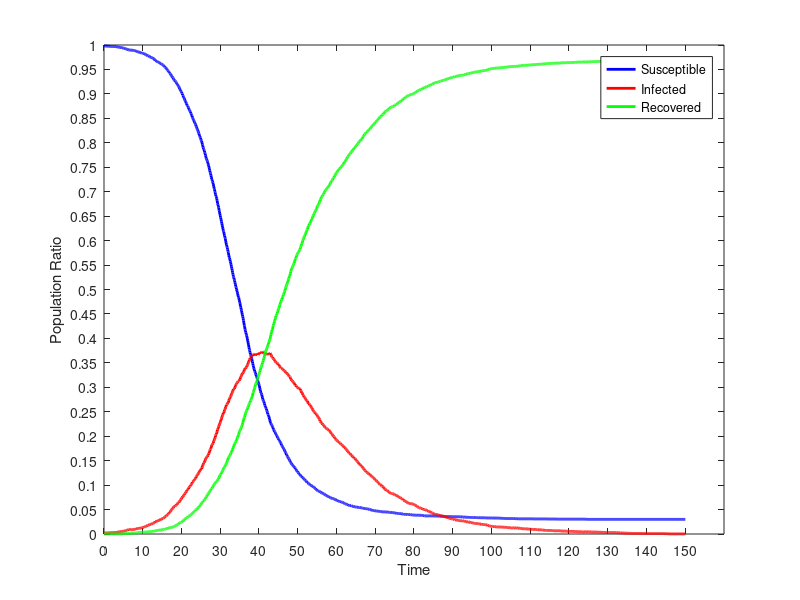

Write MATLAB code to recreate this figure.
dynamics = [
0.00,4990.000,10.000,0.000;
0.10,4990.000,10.000,0.000;
0.20,4990.000,10.000,0.000;
0.30,4990.000,10.000,0.000;
0.40,4990.000,10.000,0.000;
0.50,4989.000,11.000,0.000;
0.60,4989.000,11.000,0.000;
0.70,4988.000,11.000,1.000;
0.80,4988.000,11.000,1.000;
0.90,4988.000,11.000,1.000;
1.00,4988.000,11.000,1.000;
1.10,4988.000,11.000,1.000;
1.20,4987.000,12.000,1.000;
1.30,4987.000,12.000,1.000;
1.40,4987.000,12.000,1.000;
1.50,4986.000,13.000,1.000;
1.60,4986.000,13.000,1.000;
1.70,4985.000,14.000,1.000;
1.80,4985.000,14.000,1.000;
1.90,4985.000,14.000,1.000;
2.00,4985.000,14.000,1.000;
2.10,4985.000,14.000,1.000;
2.20,4985.000,14.000,1.000;
2.30,4985.000,14.000,1.000;
2.40,4985.000,14.000,1.000;
2.50,4985.000,14.000,1.000;
2.60,4984.000,15.000,1.000;
2.70,4984.000,15.000,1.000;
2.80,4984.000,15.000,1.000;
2.90,4983.000,16.000,1.000;
3.00,4983.000,16.000,1.000;
3.10,4983.000,16.000,1.000;
3.20,4983.000,16.000,1.000;
3.30,4983.000,16.000,1.000;
3.40,4981.000,18.000,1.000;
3.50,4980.000,19.000,1.000;
3.60,4979.000,20.000,1.000;
3.70,4978.000,21.000,1.000;
3.80,4977.000,22.000,1.000;
3.90,4976.000,23.000,1.000;
4.00,4976.000,23.000,1.000;
4.10,4976.000,23.000,1.000;
4.20,4976.000,23.000,1.000;
4.30,4976.000,23.000,1.000;
4.40,4976.000,23.000,1.000;
4.50,4974.000,25.000,1.000;
4.60,4972.000,27.000,1.000;
4.70,4972.000,27.000,1.000;
4.80,4970.000,27.000,3.000;
4.90,4970.000,27.000,3.000;
5.00,4968.000,28.000,4.000;
5.10,4968.000,28.000,4.000;
5.20,4967.000,29.000,4.000;
5.30,4966.000,30.000,4.000;
5.40,4964.000,32.000,4.000;
5.50,4962.000,34.000,4.000;
5.60,4960.000,36.000,4.000;
5.70,4959.000,37.000,4.000;
5.80,4958.000,38.000,4.000;
5.90,4957.000,39.000,4.000;
6.00,4956.000,39.000,5.000;
6.10,4955.000,40.000,5.000;
6.20,4952.000,43.000,5.000;
6.30,4950.000,45.000,5.000;
6.40,4949.000,46.000,5.000;
6.50,4949.000,45.000,6.000;
6.60,4948.000,46.000,6.000;
6.70,4948.000,46.000,6.000;
6.80,4948.000,45.000,7.000;
6.90,4948.000,44.000,8.000;
7.00,4948.000,44.000,8.000;
7.10,4948.000,44.000,8.000;
7.20,4948.000,43.000,9.000;
7.30,4947.000,44.000,9.000;
7.40,4947.000,44.000,9.000;
7.50,4946.000,45.000,9.000;
7.60,4944.000,47.000,9.000;
7.70,4944.000,47.000,9.000;
7.80,4943.000,48.000,9.000;
7.90,4942.000,49.000,9.000;
8.00,4941.000,49.000,10.000;
8.10,4941.000,49.000,10.000;
8.20,4938.000,52.000,10.000;
8.30,4938.000,51.000,11.000;
8.40,4936.000,53.000,11.000;
8.50,4934.000,55.000,11.000;
8.60,4931.000,57.000,12.000;
8.70,4930.000,57.000,13.000;
8.80,4929.000,57.000,14.000;
8.90,4929.000,57.000,14.000;
9.00,4928.000,57.000,15.000;
9.10,4926.000,58.000,16.000;
9.20,4926.000,58.000,16.000;
9.30,4925.000,59.000,16.000;
9.40,4922.000,61.000,17.000;
9.50,4922.000,61.000,17.000;
9.60,4920.000,62.000,18.000;
9.70,4917.000,65.000,18.000;
9.80,4917.000,65.000,18.000;
9.90,4917.000,65.000,18.000;
10.00,4915.000,67.000,18.000;
10.10,4915.000,67.000,18.000;
10.20,4914.000,68.000,18.000;
10.30,4913.000,68.000,19.000;
10.40,4910.000,71.000,19.000;
10.50,4908.000,73.000,19.000;
10.60,4906.000,74.000,20.000;
10.70,4903.000,76.000,21.000;
10.80,4900.000,79.000,21.000;
10.90,4898.000,81.000,21.000;
11.00,4897.000,82.000,21.000;
11.10,4895.000,84.000,21.000;
11.20,4892.000,87.000,21.000;
11.30,4890.000,88.000,22.000;
11.40,4890.000,88.000,22.000;
11.50,4889.000,89.000,22.000;
11.60,4886.000,92.000,22.000;
11.70,4882.000,96.000,22.000;
11.80,4878.000,99.000,23.000;
11.90,4876.000,101.000,23.000;
12.00,4875.000,101.000,24.000;
12.10,4875.000,100.000,25.000;
12.20,4873.000,101.000,26.000;
12.30,4872.000,101.000,27.000;
12.40,4869.000,104.000,27.000;
12.50,4868.000,105.000,27.000;
12.60,4865.000,108.000,27.000;
12.70,4864.000,108.000,28.000;
12.80,4861.000,111.000,28.000;
12.90,4858.000,114.000,28.000;
13.00,4853.000,118.000,29.000;
13.10,4849.000,120.000,31.000;
13.20,4841.000,127.000,32.000;
13.30,4840.000,127.000,33.000;
13.40,4838.000,127.000,35.000;
13.50,4835.000,130.000,35.000;
13.60,4834.000,130.000,36.000;
13.70,4833.000,130.000,37.000;
13.80,4829.000,133.000,38.000;
13.90,4829.000,133.000,38.000;
14.00,4825.000,137.000,38.000;
14.10,4824.000,137.000,39.000;
14.20,4821.000,140.000,39.000;
14.30,4818.000,143.000,39.000;
14.40,4817.000,143.000,40.000;
14.50,4814.000,145.000,41.000;
14.60,4810.000,149.000,41.000;
14.70,4810.000,147.000,43.000;
14.80,4807.000,150.000,43.000;
14.90,4802.000,155.000,43.000;
15.00,4800.000,157.000,43.000;
15.10,4797.000,159.000,44.000;
15.20,4796.000,159.000,45.000;
15.30,4794.000,160.000,46.000;
15.40,4791.000,162.000,47.000;
15.50,4786.000,167.000,47.000;
15.60,4783.000,169.000,48.000;
15.70,4775.000,175.000,50.000;
15.80,4772.000,178.000,50.000;
15.90,4770.000,180.000,50.000;
16.00,4765.000,181.000,54.000;
16.10,4760.000,185.000,55.000;
16.20,4754.000,191.000,55.000;
16.30,4747.000,195.000,58.000;
16.40,4743.000,199.000,58.000;
16.50,4739.000,200.000,61.000;
16.60,4735.000,204.000,61.000;
16.70,4727.000,211.000,62.000;
16.80,4722.000,215.000,63.000;
16.90,4714.000,223.000,63.000;
17.00,4711.000,225.000,64.000;
17.10,4706.000,229.000,65.000;
17.20,4699.000,236.000,65.000;
17.30,4692.000,241.000,67.000;
17.40,4686.000,247.000,67.000;
17.50,4681.000,251.000,68.000;
17.60,4674.000,256.000,70.000;
17.70,4667.000,263.000,70.000;
17.80,4664.000,265.000,71.000;
17.90,4656.000,272.000,72.000;
18.00,4649.000,278.000,73.000;
18.10,4642.000,282.000,76.000;
18.20,4637.000,284.000,79.000;
18.30,4635.000,284.000,81.000;
18.40,4627.000,290.000,83.000;
18.50,4624.000,292.000,84.000;
18.60,4620.000,293.000,87.000;
18.70,4615.000,296.000,89.000;
18.80,4604.000,304.000,92.000;
18.90,4599.000,306.000,95.000;
19.00,4592.000,312.000,96.000;
19.10,4586.000,316.000,98.000;
19.20,4580.000,319.000,101.000;
19.30,4576.000,320.000,104.000;
19.40,4566.000,327.000,107.000;
19.50,4554.000,332.000,114.000;
19.60,4547.000,339.000,114.000;
19.70,4538.000,346.000,116.000;
19.80,4530.000,351.000,119.000;
19.90,4525.000,356.000,119.000;
20.00,4518.000,362.000,120.000;
20.10,4507.000,370.000,123.000;
20.20,4502.000,373.000,125.000;
20.30,4487.000,383.000,130.000;
20.40,4483.000,383.000,134.000;
20.50,4470.000,392.000,138.000;
20.60,4460.000,397.000,143.000;
20.70,4455.000,401.000,144.000;
20.80,4443.000,411.000,146.000;
20.90,4434.000,413.000,153.000;
21.00,4426.000,418.000,156.000;
21.10,4418.000,422.000,160.000;
21.20,4407.000,430.000,163.000;
21.30,4399.000,435.000,166.000;
21.40,4386.000,447.000,167.000;
21.50,4379.000,451.000,170.000;
21.60,4376.000,452.000,172.000;
21.70,4367.000,459.000,174.000;
21.80,4360.000,460.000,180.000;
21.90,4346.000,474.000,180.000;
22.00,4337.000,480.000,183.000;
22.10,4329.000,486.000,185.000;
22.20,4323.000,487.000,190.000;
22.30,4316.000,492.000,192.000;
22.40,4303.000,500.000,197.000;
22.50,4296.000,504.000,200.000;
22.60,4285.000,511.000,204.000;
22.70,4276.000,517.000,207.000;
22.80,4260.000,531.000,209.000;
22.90,4252.000,533.000,215.000;
23.00,4244.000,538.000,218.000;
23.10,4235.000,541.000,224.000;
23.20,4226.000,548.000,226.000;
23.30,4216.000,552.000,232.000;
23.40,4206.000,559.000,235.000;
23.50,4199.000,563.000,238.000;
23.60,4189.000,566.000,245.000;
23.70,4181.000,572.000,247.000;
23.80,4167.000,585.000,248.000;
23.90,4158.000,591.000,251.000;
24.00,4147.000,598.000,255.000;
24.10,4137.000,604.000,259.000;
24.20,4128.000,607.000,265.000;
24.30,4116.000,616.000,268.000;
24.40,4106.000,622.000,272.000;
24.50,4094.000,630.000,276.000;
24.60,4080.000,636.000,284.000;
24.70,4068.000,645.000,287.000;
24.80,4058.000,652.000,290.000;
24.90,4051.000,651.000,298.000;
25.00,4035.000,663.000,302.000;
25.10,4023.000,666.000,311.000;
25.20,4017.000,665.000,318.000;
25.30,3999.000,679.000,322.000;
25.40,3982.000,694.000,324.000;
25.50,3968.000,704.000,328.000;
25.60,3951.000,712.000,337.000;
25.70,3938.000,723.000,339.000;
25.80,3929.000,728.000,343.000;
25.90,3919.000,730.000,351.000;
26.00,3900.000,745.000,355.000;
26.10,3888.000,754.000,358.000;
26.20,3872.000,762.000,366.000;
26.30,3855.000,774.000,371.000;
26.40,3839.000,780.000,381.000;
26.50,3831.000,785.000,384.000;
26.60,3819.000,790.000,391.000;
26.70,3810.000,791.000,399.000;
26.80,3794.000,802.000,404.000;
26.90,3781.000,807.000,412.000;
27.00,3764.000,821.000,415.000;
27.10,3751.000,826.000,423.000;
27.20,3733.000,839.000,428.000;
27.30,3715.000,851.000,434.000;
27.40,3696.000,863.000,441.000;
27.50,3686.000,867.000,447.000;
27.60,3667.000,877.000,456.000;
27.70,3649.000,890.000,461.000;
27.80,3629.000,907.000,464.000;
27.90,3619.000,914.000,467.000;
28.00,3607.000,916.000,477.000;
28.10,3592.000,924.000,484.000;
28.20,3578.000,930.000,492.000;
28.30,3557.000,948.000,495.000;
28.40,3536.000,958.000,506.000;
28.50,3525.000,966.000,509.000;
28.60,3504.000,979.000,517.000;
28.70,3490.000,989.000,521.000;
28.80,3469.000,1006.000,525.000;
28.90,3454.000,1017.000,529.000;
29.00,3446.000,1020.000,534.000;
29.10,3428.000,1035.000,537.000;
29.20,3408.000,1050.000,542.000;
29.30,3383.000,1068.000,549.000;
29.40,3367.000,1075.000,558.000;
29.50,3353.000,1085.000,562.000;
29.60,3337.000,1098.000,565.000;
29.70,3310.000,1111.000,579.000;
29.80,3293.000,1119.000,588.000;
29.90,3272.000,1132.000,596.000;
30.00,3254.000,1140.000,606.000;
30.10,3235.000,1154.000,611.000;
30.20,3219.000,1166.000,615.000;
30.30,3195.000,1179.000,626.000;
30.40,3177.000,1190.000,633.000;
30.50,3158.000,1204.000,638.000;
30.60,3139.000,1213.000,648.000;
30.70,3120.000,1224.000,656.000;
30.80,3101.000,1237.000,662.000;
30.90,3091.000,1236.000,673.000;
31.00,3069.000,1251.000,680.000;
31.10,3050.000,1266.000,684.000;
31.20,3035.000,1274.000,691.000;
31.30,3021.000,1281.000,698.000;
31.40,2996.000,1297.000,707.000;
31.50,2977.000,1308.000,715.000;
31.60,2957.000,1320.000,723.000;
31.70,2943.000,1324.000,733.000;
31.80,2929.000,1328.000,743.000;
31.90,2911.000,1335.000,754.000;
32.00,2890.000,1344.000,766.000;
32.10,2876.000,1343.000,781.000;
32.20,2851.000,1364.000,785.000;
32.30,2831.000,1378.000,791.000;
32.40,2821.000,1382.000,797.000;
32.50,2803.000,1393.000,804.000;
32.60,2788.000,1401.000,811.000;
32.70,2771.000,1406.000,823.000;
32.80,2753.000,1417.000,830.000;
32.90,2733.000,1428.000,839.000;
33.00,2713.000,1439.000,848.000;
33.10,2693.000,1446.000,861.000;
33.20,2673.000,1459.000,868.000;
33.30,2653.000,1469.000,878.000;
33.40,2633.000,1480.000,887.000;
33.50,2621.000,1480.000,899.000;
33.60,2605.000,1485.000,910.000;
33.70,2591.000,1486.000,923.000;
33.80,2570.000,1501.000,929.000;
33.90,2554.000,1513.000,933.000;
34.00,2533.000,1523.000,944.000;
34.10,2520.000,1530.000,950.000;
34.20,2504.000,1536.000,960.000;
34.30,2486.000,1544.000,970.000;
34.40,2473.000,1548.000,979.000;
34.50,2455.000,1556.000,989.000;
34.60,2435.000,1562.000,1003.000;
34.70,2422.000,1563.000,1015.000;
34.80,2412.000,1564.000,1024.000;
34.90,2392.000,1567.000,1041.000;
35.00,2371.000,1579.000,1050.000;
35.10,2360.000,1579.000,1061.000;
35.20,2331.000,1602.000,1067.000;
35.30,2318.000,1606.000,1076.000;
35.40,2299.000,1614.000,1087.000;
35.50,2283.000,1620.000,1097.000;
35.60,2261.000,1633.000,1106.000;
35.70,2242.000,1641.000,1117.000;
35.80,2225.000,1640.000,1135.000;
35.90,2205.000,1651.000,1144.000;
36.00,2183.000,1652.000,1165.000;
36.10,2158.000,1664.000,1178.000;
36.20,2133.000,1677.000,1190.000;
36.30,2117.000,1685.000,1198.000;
36.40,2092.000,1694.000,1214.000;
36.50,2077.000,1692.000,1231.000;
36.60,2060.000,1699.000,1241.000;
36.70,2044.000,1703.000,1253.000;
36.80,2030.000,1708.000,1262.000;
36.90,2014.000,1718.000,1268.000;
37.00,1995.000,1726.000,1279.000;
37.10,1974.000,1734.000,1292.000;
37.20,1954.000,1746.000,1300.000;
37.30,1933.000,1755.000,1312.000;
37.40,1910.000,1767.000,1323.000;
37.50,1889.000,1778.000,1333.000;
37.60,1876.000,1784.000,1340.000;
37.70,1855.000,1797.000,1348.000;
37.80,1838.000,1799.000,1363.000;
37.90,1827.000,1804.000,1369.000;
38.00,1813.000,1809.000,1378.000;
38.10,1795.000,1816.000,1389.000;
38.20,1779.000,1819.000,1402.000;
38.30,1761.000,1828.000,1411.000;
38.40,1744.000,1824.000,1432.000;
38.50,1723.000,1832.000,1445.000;
38.60,1707.000,1838.000,1455.000;
38.70,1690.000,1839.000,1471.000;
38.80,1678.000,1836.000,1486.000;
38.90,1664.000,1839.000,1497.000;
39.00,1655.000,1833.000,1512.000;
39.10,1645.000,1826.000,1529.000;
39.20,1629.000,1833.000,1538.000;
39.30,1616.000,1840.000,1544.000;
39.40,1606.000,1838.000,1556.000;
39.50,1596.000,1835.000,1569.000;
39.60,1580.000,1841.000,1579.000;
39.70,1564.000,1843.000,1593.000;
39.80,1553.000,1834.000,1613.000;
39.90,1540.000,1839.000,1621.000;
40.00,1526.000,1843.000,1631.000;
40.10,1514.000,1844.000,1642.000;
40.20,1492.000,1856.000,1652.000;
40.30,1474.000,1852.000,1674.000;
40.40,1460.000,1852.000,1688.000;
40.50,1444.000,1853.000,1703.000;
40.60,1439.000,1849.000,1712.000;
40.70,1425.000,1853.000,1722.000;
40.80,1410.000,1857.000,1733.000;
40.90,1392.000,1858.000,1750.000;
41.00,1377.000,1864.000,1759.000;
41.10,1366.000,1862.000,1772.000;
41.20,1357.000,1853.000,1790.000;
41.30,1349.000,1851.000,1800.000;
41.40,1334.000,1848.000,1818.000;
41.50,1316.000,1850.000,1834.000;
41.60,1309.000,1842.000,1849.000;
41.70,1298.000,1836.000,1866.000;
41.80,1287.000,1835.000,1878.000;
41.90,1279.000,1836.000,1885.000;
42.00,1264.000,1839.000,1897.000;
42.10,1254.000,1840.000,1906.000;
42.20,1240.000,1842.000,1918.000;
42.30,1223.000,1847.000,1930.000;
42.40,1218.000,1841.000,1941.000;
42.50,1207.000,1838.000,1955.000;
42.60,1195.000,1837.000,1968.000;
42.70,1176.000,1844.000,1980.000;
42.80,1164.000,1848.000,1988.000;
42.90,1146.000,1850.000,2004.000;
43.00,1135.000,1842.000,2023.000;
43.10,1127.000,1831.000,2042.000;
43.20,1119.000,1825.000,2056.000;
43.30,1113.000,1814.000,2073.000;
43.40,1105.000,1809.000,2086.000;
43.50,1096.000,1808.000,2096.000;
43.60,1086.000,1797.000,2117.000;
43.70,1073.000,1794.000,2133.000;
43.80,1066.000,1787.000,2147.000;
43.90,1057.000,1786.000,2157.000;
44.00,1047.000,1779.000,2174.000;
44.10,1044.000,1770.000,2186.000;
44.20,1035.000,1764.000,2201.000;
44.30,1025.000,1758.000,2217.000;
44.40,1018.000,1752.000,2230.000;
44.50,1011.000,1752.000,2237.000;
44.60,1004.000,1748.000,2248.000;
44.70,996.000,1748.000,2256.000;
44.80,986.000,1743.000,2271.000;
44.90,980.000,1738.000,2282.000;
45.00,974.000,1728.000,2298.000;
45.10,963.000,1730.000,2307.000;
45.20,959.000,1727.000,2314.000;
45.30,951.000,1715.000,2334.000;
45.40,946.000,1708.000,2346.000;
45.50,939.000,1701.000,2360.000;
45.60,932.000,1696.000,2372.000;
45.70,924.000,1697.000,2379.000;
45.80,912.000,1698.000,2390.000;
45.90,905.000,1695.000,2400.000;
46.00,897.000,1689.000,2414.000;
46.10,891.000,1685.000,2424.000;
46.20,884.000,1683.000,2433.000;
46.30,876.000,1676.000,2448.000;
46.40,869.000,1674.000,2457.000;
46.50,864.000,1670.000,2466.000;
46.60,853.000,1670.000,2477.000;
46.70,845.000,1664.000,2491.000;
46.80,836.000,1658.000,2506.000;
46.90,830.000,1649.000,2521.000;
47.00,821.000,1647.000,2532.000;
47.10,810.000,1649.000,2541.000;
47.20,805.000,1644.000,2551.000;
47.30,795.000,1641.000,2564.000;
47.40,791.000,1633.000,2576.000;
47.50,781.000,1632.000,2587.000;
47.60,774.000,1624.000,2602.000;
47.70,770.000,1617.000,2613.000;
47.80,762.000,1611.000,2627.000;
47.90,753.000,1609.000,2638.000;
48.00,745.000,1607.000,2648.000;
48.10,737.000,1598.000,2665.000;
48.20,731.000,1585.000,2684.000;
48.30,725.000,1579.000,2696.000;
48.40,720.000,1570.000,2710.000;
48.50,711.000,1570.000,2719.000;
48.60,707.000,1568.000,2725.000;
48.70,703.000,1561.000,2736.000;
48.80,700.000,1556.000,2744.000;
48.90,694.000,1550.000,2756.000;
49.00,691.000,1544.000,2765.000;
49.10,684.000,1545.000,2771.000;
49.20,677.000,1534.000,2789.000;
49.30,676.000,1521.000,2803.000;
49.40,666.000,1522.000,2812.000;
49.50,664.000,1517.000,2819.000;
49.60,655.000,1516.000,2829.000;
49.70,649.000,1504.000,2847.000;
49.80,644.000,1501.000,2855.000;
49.90,642.000,1497.000,2861.000;
50.00,633.000,1497.000,2870.000;
50.10,629.000,1493.000,2878.000;
50.20,626.000,1490.000,2884.000;
50.30,618.000,1492.000,2890.000;
50.40,612.000,1491.000,2897.000;
50.50,611.000,1485.000,2904.000;
50.60,604.000,1485.000,2911.000;
50.70,601.000,1469.000,2930.000;
50.80,594.000,1467.000,2939.000;
50.90,592.000,1457.000,2951.000;
51.00,591.000,1445.000,2964.000;
51.10,583.000,1447.000,2970.000;
51.20,577.000,1438.000,2985.000;
51.30,577.000,1423.000,3000.000;
51.40,572.000,1419.000,3009.000;
51.50,567.000,1413.000,3020.000;
51.60,564.000,1403.000,3033.000;
51.70,559.000,1402.000,3039.000;
51.80,555.000,1395.000,3050.000;
51.90,550.000,1391.000,3059.000;
52.00,548.000,1383.000,3069.000;
52.10,545.000,1375.000,3080.000;
52.20,542.000,1368.000,3090.000;
52.30,535.000,1363.000,3102.000;
52.40,526.000,1364.000,3110.000;
52.50,526.000,1360.000,3114.000;
52.60,523.000,1347.000,3130.000;
52.70,520.000,1333.000,3147.000;
52.80,516.000,1333.000,3151.000;
52.90,511.000,1332.000,3157.000;
53.00,510.000,1323.000,3167.000;
53.10,506.000,1318.000,3176.000;
53.20,501.000,1318.000,3181.000;
53.30,500.000,1310.000,3190.000;
53.40,498.000,1304.000,3198.000;
53.50,495.000,1295.000,3210.000;
53.60,493.000,1289.000,3218.000;
53.70,491.000,1286.000,3223.000;
53.80,488.000,1275.000,3237.000;
53.90,487.000,1269.000,3244.000;
54.00,483.000,1261.000,3256.000;
54.10,480.000,1256.000,3264.000;
54.20,476.000,1250.000,3274.000;
54.30,473.000,1247.000,3280.000;
54.40,469.000,1243.000,3288.000;
54.50,466.000,1238.000,3296.000;
54.60,465.000,1229.000,3306.000;
54.70,458.000,1228.000,3314.000;
54.80,456.000,1221.000,3323.000;
54.90,450.000,1219.000,3331.000;
55.00,446.000,1212.000,3342.000;
55.10,443.000,1206.000,3351.000;
55.20,440.000,1200.000,3360.000;
55.30,440.000,1192.000,3368.000;
55.40,438.000,1190.000,3372.000;
55.50,437.000,1182.000,3381.000;
55.60,437.000,1172.000,3391.000;
55.70,433.000,1166.000,3401.000;
55.80,432.000,1153.000,3415.000;
55.90,428.000,1151.000,3421.000;
56.00,426.000,1141.000,3433.000;
56.10,424.000,1134.000,3442.000;
56.20,420.000,1133.000,3447.000;
56.30,418.000,1129.000,3453.000;
56.40,416.000,1120.000,3464.000;
56.50,414.000,1119.000,3467.000;
56.60,412.000,1117.000,3471.000;
56.70,411.000,1113.000,3476.000;
56.80,409.000,1105.000,3486.000;
56.90,408.000,1098.000,3494.000;
57.00,404.000,1091.000,3505.000;
57.10,402.000,1086.000,3512.000;
57.20,397.000,1086.000,3517.000;
57.30,394.000,1084.000,3522.000;
57.40,392.000,1081.000,3527.000;
57.50,390.000,1077.000,3533.000;
57.60,387.000,1076.000,3537.000;
57.70,387.000,1073.000,3540.000;
57.80,386.000,1068.000,3546.000;
57.90,384.000,1065.000,3551.000;
58.00,382.000,1060.000,3558.000;
58.10,378.000,1062.000,3560.000;
58.20,376.000,1055.000,3569.000;
58.30,375.000,1050.000,3575.000;
58.40,372.000,1043.000,3585.000;
58.50,370.000,1036.000,3594.000;
58.60,368.000,1031.000,3601.000;
58.70,367.000,1024.000,3609.000;
58.80,365.000,1023.000,3612.000;
58.90,364.000,1020.000,3616.000;
59.00,362.000,1014.000,3624.000;
59.10,361.000,1006.000,3633.000;
59.20,360.000,999.000,3641.000;
59.30,359.000,996.000,3645.000;
59.40,358.000,994.000,3648.000;
59.50,357.000,984.000,3659.000;
59.60,355.000,980.000,3665.000;
59.70,354.000,972.000,3674.000;
59.80,350.000,968.000,3682.000;
59.90,348.000,964.000,3688.000;
60.00,345.000,961.000,3694.000;
60.10,344.000,958.000,3698.000;
60.20,342.000,955.000,3703.000;
60.30,342.000,949.000,3709.000;
60.40,339.000,944.000,3717.000;
60.50,336.000,940.000,3724.000;
60.60,335.000,940.000,3725.000;
60.70,333.000,935.000,3732.000;
60.80,332.000,933.000,3735.000;
60.90,331.000,931.000,3738.000;
61.00,331.000,925.000,3744.000;
61.10,331.000,919.000,3750.000;
61.20,330.000,915.000,3755.000;
61.30,327.000,914.000,3759.000;
61.40,325.000,911.000,3764.000;
61.50,324.000,908.000,3768.000;
61.60,321.000,905.000,3774.000;
61.70,320.000,902.000,3778.000;
61.80,318.000,898.000,3784.000;
61.90,317.000,891.000,3792.000;
62.00,315.000,884.000,3801.000;
62.10,312.000,885.000,3803.000;
62.20,311.000,881.000,3808.000;
62.30,308.000,875.000,3817.000;
62.40,306.000,870.000,3824.000;
62.50,305.000,867.000,3828.000;
62.60,303.000,862.000,3835.000;
62.70,301.000,857.000,3842.000;
62.80,301.000,851.000,3848.000;
62.90,300.000,843.000,3857.000;
63.00,295.000,842.000,3863.000;
63.10,294.000,837.000,3869.000;
63.20,294.000,830.000,3876.000;
63.30,293.000,827.000,3880.000;
63.40,293.000,824.000,3883.000;
63.50,290.000,824.000,3886.000;
63.60,290.000,817.000,3893.000;
63.70,290.000,810.000,3900.000;
63.80,290.000,805.000,3905.000;
63.90,286.000,804.000,3910.000;
64.00,285.000,801.000,3914.000;
64.10,285.000,794.000,3921.000;
64.20,284.000,791.000,3925.000;
64.30,282.000,786.000,3932.000;
64.40,281.000,786.000,3933.000;
64.50,279.000,776.000,3945.000;
64.60,278.000,775.000,3947.000;
64.70,277.000,774.000,3949.000;
64.80,277.000,772.000,3951.000;
64.90,277.000,765.000,3958.000;
65.00,277.000,758.000,3965.000;
65.10,276.000,754.000,3970.000;
65.20,276.000,748.000,3976.000;
65.30,274.000,744.000,3982.000;
65.40,274.000,741.000,3985.000;
65.50,273.000,736.000,3991.000;
65.60,272.000,733.000,3995.000;
65.70,272.000,726.000,4002.000;
65.80,272.000,718.000,4010.000;
65.90,272.000,713.000,4015.000;
66.00,270.000,714.000,4016.000;
66.10,269.000,708.000,4023.000;
66.20,269.000,707.000,4024.000;
66.30,269.000,699.000,4032.000;
66.40,268.000,696.000,4036.000;
66.50,267.000,694.000,4039.000;
66.60,267.000,691.000,4042.000;
66.70,266.000,684.000,4050.000;
66.80,264.000,677.000,4059.000;
66.90,263.000,673.000,4064.000;
67.00,263.000,668.000,4069.000;
67.10,261.000,663.000,4076.000;
67.20,260.000,656.000,4084.000;
67.30,260.000,650.000,4090.000;
67.40,259.000,648.000,4093.000;
67.50,259.000,645.000,4096.000;
67.60,258.000,640.000,4102.000;
67.70,258.000,633.000,4109.000;
67.80,258.000,632.000,4110.000;
67.90,257.000,631.000,4112.000;
68.00,257.000,628.000,4115.000;
68.10,255.000,624.000,4121.000;
68.20,255.000,620.000,4125.000;
68.30,255.000,615.000,4130.000;
68.40,254.000,611.000,4135.000;
68.50,253.000,608.000,4139.000;
68.60,250.000,611.000,4139.000;
68.70,249.000,606.000,4145.000;
68.80,249.000,601.000,4150.000;
68.90,247.000,597.000,4156.000;
69.00,245.000,592.000,4163.000;
69.10,244.000,588.000,4168.000;
69.20,243.000,585.000,4172.000;
69.30,241.000,583.000,4176.000;
69.40,241.000,580.000,4179.000;
69.50,240.000,575.000,4185.000;
69.60,239.000,573.000,4188.000;
69.70,239.000,568.000,4193.000;
69.80,238.000,564.000,4198.000;
69.90,238.000,558.000,4204.000;
70.00,237.000,553.000,4210.000;
70.10,236.000,552.000,4212.000;
70.20,236.000,549.000,4215.000;
70.30,235.000,545.000,4220.000;
70.40,235.000,540.000,4225.000;
70.50,234.000,535.000,4231.000;
70.60,234.000,533.000,4233.000;
70.70,234.000,528.000,4238.000;
70.80,233.000,522.000,4245.000;
70.90,233.000,520.000,4247.000;
71.00,232.000,514.000,4254.000;
71.10,231.000,511.000,4258.000;
71.20,231.000,505.000,4264.000;
71.30,229.000,506.000,4265.000;
71.40,229.000,502.000,4269.000;
71.50,228.000,500.000,4272.000;
71.60,228.000,497.000,4275.000;
71.70,227.000,490.000,4283.000;
71.80,227.000,488.000,4285.000;
71.90,226.000,487.000,4287.000;
72.00,226.000,484.000,4290.000;
72.10,226.000,482.000,4292.000;
72.20,226.000,473.000,4301.000;
72.30,226.000,466.000,4308.000;
72.40,226.000,460.000,4314.000;
72.50,226.000,459.000,4315.000;
72.60,226.000,455.000,4319.000;
72.70,226.000,452.000,4322.000;
72.80,226.000,451.000,4323.000;
72.90,226.000,446.000,4328.000;
73.00,225.000,445.000,4330.000;
73.10,223.000,446.000,4331.000;
73.20,223.000,441.000,4336.000;
73.30,223.000,436.000,4341.000;
73.40,223.000,433.000,4344.000;
73.50,223.000,430.000,4347.000;
73.60,223.000,424.000,4353.000;
73.70,223.000,421.000,4356.000;
73.80,222.000,420.000,4358.000;
73.90,222.000,416.000,4362.000;
74.00,220.000,416.000,4364.000;
74.10,219.000,417.000,4364.000;
74.20,219.000,415.000,4366.000;
74.30,219.000,414.000,4367.000;
74.40,218.000,414.000,4368.000;
74.50,218.000,412.000,4370.000;
74.60,218.000,411.000,4371.000;
74.70,218.000,410.000,4372.000;
74.80,218.000,408.000,4374.000;
74.90,217.000,405.000,4378.000;
75.00,216.000,402.000,4382.000;
75.10,215.000,398.000,4387.000;
75.20,214.000,398.000,4388.000;
75.30,213.000,396.000,4391.000;
75.40,213.000,396.000,4391.000;
75.50,211.000,397.000,4392.000;
75.60,211.000,394.000,4395.000;
75.70,211.000,390.000,4399.000;
75.80,211.000,387.000,4402.000;
75.90,211.000,382.000,4407.000;
76.00,210.000,379.000,4411.000;
76.10,209.000,378.000,4413.000;
76.20,209.000,374.000,4417.000;
76.30,209.000,373.000,4418.000;
76.40,208.000,372.000,4420.000;
76.50,208.000,370.000,4422.000;
76.60,208.000,368.000,4424.000;
76.70,207.000,366.000,4427.000;
76.80,207.000,364.000,4429.000;
76.90,206.000,363.000,4431.000;
77.00,204.000,358.000,4438.000;
77.10,204.000,355.000,4441.000;
77.20,204.000,347.000,4449.000;
77.30,202.000,347.000,4451.000;
77.40,201.000,345.000,4454.000;
77.50,201.000,344.000,4455.000;
77.60,201.000,341.000,4458.000;
77.70,201.000,336.000,4463.000;
77.80,201.000,333.000,4466.000;
77.90,201.000,331.000,4468.000;
78.00,201.000,330.000,4469.000;
78.10,201.000,327.000,4472.000;
78.20,201.000,325.000,4474.000;
78.30,200.000,322.000,4478.000;
78.40,200.000,318.000,4482.000;
78.50,200.000,317.000,4483.000;
78.60,200.000,314.000,4486.000;
78.70,199.000,312.000,4489.000;
78.80,199.000,312.000,4489.000;
78.90,199.000,310.000,4491.000;
79.00,199.000,310.000,4491.000;
79.10,196.000,313.000,4491.000;
79.20,196.000,312.000,4492.000;
79.30,196.000,311.000,4493.000;
79.40,196.000,309.000,4495.000;
79.50,196.000,309.000,4495.000;
79.60,195.000,308.000,4497.000;
79.70,194.000,307.000,4499.000;
79.80,194.000,306.000,4500.000;
79.90,193.000,304.000,4503.000;
80.00,193.000,302.000,4505.000;
80.10,193.000,299.000,4508.000;
80.20,193.000,296.000,4511.000;
80.30,193.000,295.000,4512.000;
80.40,193.000,292.000,4515.000;
80.50,193.000,290.000,4517.000;
80.60,193.000,288.000,4519.000;
80.70,193.000,285.000,4522.000;
80.80,192.000,283.000,4525.000;
80.90,192.000,277.000,4531.000;
81.00,192.000,275.000,4533.000;
81.10,192.000,274.000,4534.000;
81.20,192.000,272.000,4536.000;
81.30,192.000,272.000,4536.000;
81.40,192.000,269.000,4539.000;
81.50,192.000,267.000,4541.000;
81.60,192.000,265.000,4543.000;
81.70,192.000,263.000,4545.000;
81.80,192.000,260.000,4548.000;
81.90,191.000,260.000,4549.000;
82.00,191.000,260.000,4549.000;
82.10,189.000,260.000,4551.000;
82.20,189.000,260.000,4551.000;
82.30,189.000,254.000,4557.000;
82.40,189.000,251.000,4560.000;
82.50,188.000,250.000,4562.000;
82.60,188.000,250.000,4562.000;
82.70,185.000,250.000,4565.000;
82.80,185.000,249.000,4566.000;
82.90,185.000,249.000,4566.000;
83.00,185.000,247.000,4568.000;
83.10,185.000,244.000,4571.000;
83.20,185.000,242.000,4573.000;
83.30,185.000,238.000,4577.000;
83.40,185.000,238.000,4577.000;
83.50,185.000,237.000,4578.000;
83.60,185.000,237.000,4578.000;
83.70,185.000,233.000,4582.000;
83.80,185.000,233.000,4582.000;
83.90,185.000,232.000,4583.000;
84.00,185.000,231.000,4584.000;
84.10,185.000,227.000,4588.000;
84.20,185.000,226.000,4589.000;
84.30,185.000,222.000,4593.000;
84.40,185.000,220.000,4595.000;
84.50,185.000,218.000,4597.000;
84.60,185.000,216.000,4599.000;
84.70,185.000,216.000,4599.000;
84.80,185.000,214.000,4601.000;
84.90,185.000,212.000,4603.000;
85.00,185.000,209.000,4606.000;
85.10,185.000,207.000,4608.000;
85.20,184.000,205.000,4611.000;
85.30,184.000,201.000,4615.000;
85.40,184.000,201.000,4615.000;
85.50,184.000,201.000,4615.000;
85.60,184.000,200.000,4616.000;
85.70,184.000,199.000,4617.000;
85.80,184.000,199.000,4617.000;
85.90,183.000,199.000,4618.000;
86.00,183.000,198.000,4619.000;
86.10,183.000,197.000,4620.000;
86.20,183.000,197.000,4620.000;
86.30,183.000,195.000,4622.000;
86.40,183.000,194.000,4623.000;
86.50,183.000,192.000,4625.000;
86.60,183.000,190.000,4627.000;
86.70,182.000,191.000,4627.000;
86.80,182.000,188.000,4630.000;
86.90,182.000,187.000,4631.000;
87.00,181.000,187.000,4632.000;
87.10,181.000,187.000,4632.000;
87.20,181.000,186.000,4633.000;
87.30,180.000,184.000,4636.000;
87.40,180.000,183.000,4637.000;
87.50,180.000,182.000,4638.000;
87.60,180.000,181.000,4639.000;
87.70,179.000,182.000,4639.000;
87.80,179.000,181.000,4640.000;
87.90,179.000,179.000,4642.000;
88.00,179.000,176.000,4645.000;
88.10,179.000,175.000,4646.000;
88.20,179.000,172.000,4649.000;
88.30,179.000,170.000,4651.000;
88.40,179.000,170.000,4651.000;
88.50,179.000,170.000,4651.000;
88.60,179.000,169.000,4652.000;
88.70,179.000,169.000,4652.000;
88.80,179.000,167.000,4654.000;
88.90,179.000,165.000,4656.000;
89.00,179.000,164.000,4657.000;
89.10,179.000,160.000,4661.000;
89.20,179.000,160.000,4661.000;
89.30,179.000,159.000,4662.000;
89.40,177.000,161.000,4662.000;
89.50,177.000,158.000,4665.000;
89.60,177.000,157.000,4666.000;
89.70,177.000,154.000,4669.000;
89.80,177.000,154.000,4669.000;
89.90,177.000,153.000,4670.000;
90.00,177.000,153.000,4670.000;
90.10,177.000,153.000,4670.000;
90.20,177.000,153.000,4670.000;
90.30,177.000,151.000,4672.000;
90.40,177.000,149.000,4674.000;
90.50,177.000,145.000,4678.000;
90.60,177.000,145.000,4678.000;
90.70,177.000,145.000,4678.000;
90.80,177.000,145.000,4678.000;
90.90,177.000,143.000,4680.000;
91.00,176.000,144.000,4680.000;
91.10,176.000,142.000,4682.000;
91.20,176.000,141.000,4683.000;
91.30,176.000,140.000,4684.000;
91.40,176.000,139.000,4685.000;
91.50,176.000,138.000,4686.000;
91.60,176.000,137.000,4687.000;
91.70,176.000,137.000,4687.000;
91.80,176.000,136.000,4688.000;
91.90,176.000,135.000,4689.000;
92.00,176.000,134.000,4690.000;
92.10,175.000,135.000,4690.000;
92.20,175.000,134.000,4691.000;
92.30,175.000,134.000,4691.000;
92.40,175.000,134.000,4691.000;
92.50,174.000,135.000,4691.000;
92.60,174.000,135.000,4691.000;
92.70,174.000,134.000,4692.000;
92.80,174.000,134.000,4692.000;
92.90,173.000,132.000,4695.000;
93.00,172.000,133.000,4695.000;
93.10,172.000,130.000,4698.000;
93.20,172.000,129.000,4699.000;
93.30,172.000,128.000,4700.000;
93.40,172.000,125.000,4703.000;
93.50,172.000,125.000,4703.000;
93.60,172.000,125.000,4703.000;
93.70,172.000,123.000,4705.000;
93.80,171.000,123.000,4706.000;
93.90,171.000,122.000,4707.000;
94.00,170.000,123.000,4707.000;
94.10,170.000,123.000,4707.000;
94.20,170.000,122.000,4708.000;
94.30,170.000,122.000,4708.000;
94.40,170.000,122.000,4708.000;
94.50,170.000,120.000,4710.000;
94.60,169.000,118.000,4713.000;
94.70,169.000,118.000,4713.000;
94.80,169.000,117.000,4714.000;
94.90,169.000,117.000,4714.000;
95.00,169.000,116.000,4715.000;
95.10,169.000,113.000,4718.000;
95.20,169.000,113.000,4718.000;
95.30,169.000,111.000,4720.000;
95.40,169.000,110.000,4721.000;
95.50,168.000,110.000,4722.000;
95.60,168.000,109.000,4723.000;
95.70,168.000,109.000,4723.000;
95.80,168.000,108.000,4724.000;
95.90,168.000,108.000,4724.000;
96.00,168.000,106.000,4726.000;
96.10,167.000,107.000,4726.000;
96.20,167.000,107.000,4726.000;
96.30,167.000,107.000,4726.000;
96.40,167.000,107.000,4726.000;
96.50,167.000,107.000,4726.000;
96.60,167.000,105.000,4728.000;
96.70,167.000,104.000,4729.000;
96.80,166.000,103.000,4731.000;
96.90,166.000,103.000,4731.000;
97.00,166.000,102.000,4732.000;
97.10,166.000,102.000,4732.000;
97.20,166.000,102.000,4732.000;
97.30,166.000,102.000,4732.000;
97.40,166.000,98.000,4736.000;
97.50,166.000,98.000,4736.000;
97.60,166.000,98.000,4736.000;
97.70,166.000,97.000,4737.000;
97.80,166.000,97.000,4737.000;
97.90,166.000,97.000,4737.000;
98.00,166.000,97.000,4737.000;
98.10,166.000,97.000,4737.000;
98.20,165.000,96.000,4739.000;
98.30,165.000,96.000,4739.000;
98.40,165.000,95.000,4740.000;
98.50,165.000,95.000,4740.000;
98.60,165.000,94.000,4741.000;
98.70,165.000,94.000,4741.000;
98.80,164.000,93.000,4743.000;
98.90,164.000,92.000,4744.000;
99.00,164.000,86.000,4750.000;
99.10,164.000,85.000,4751.000;
99.20,164.000,85.000,4751.000;
99.30,164.000,85.000,4751.000;
99.40,164.000,84.000,4752.000;
99.50,164.000,82.000,4754.000;
99.60,164.000,81.000,4755.000;
99.70,164.000,80.000,4756.000;
99.80,164.000,79.000,4757.000;
99.90,164.000,78.000,4758.000;
100.00,164.000,78.000,4758.000;
100.10,164.000,77.000,4759.000;
100.20,164.000,77.000,4759.000;
100.30,164.000,75.000,4761.000;
100.40,163.000,76.000,4761.000;
100.50,163.000,76.000,4761.000;
100.60,163.000,76.000,4761.000;
100.70,163.000,76.000,4761.000;
100.80,163.000,74.000,4763.000;
100.90,163.000,74.000,4763.000;
101.00,163.000,74.000,4763.000;
101.10,163.000,74.000,4763.000;
101.20,163.000,74.000,4763.000;
101.30,163.000,72.000,4765.000;
101.40,163.000,72.000,4765.000;
101.50,163.000,71.000,4766.000;
101.60,163.000,71.000,4766.000;
101.70,163.000,71.000,4766.000;
101.80,163.000,71.000,4766.000;
101.90,162.000,72.000,4766.000;
102.00,162.000,72.000,4766.000;
102.10,162.000,72.000,4766.000;
102.20,162.000,72.000,4766.000;
102.30,162.000,72.000,4766.000;
102.40,161.000,72.000,4767.000;
102.50,161.000,72.000,4767.000;
102.60,161.000,71.000,4768.000;
102.70,161.000,69.000,4770.000;
102.80,161.000,69.000,4770.000;
102.90,160.000,70.000,4770.000;
103.00,160.000,70.000,4770.000;
103.10,159.000,71.000,4770.000;
103.20,159.000,71.000,4770.000;
103.30,159.000,71.000,4770.000;
103.40,159.000,70.000,4771.000;
103.50,159.000,68.000,4773.000;
103.60,159.000,67.000,4774.000;
103.70,158.000,68.000,4774.000;
103.80,158.000,68.000,4774.000;
103.90,158.000,68.000,4774.000;
104.00,158.000,68.000,4774.000;
104.10,158.000,68.000,4774.000;
104.20,158.000,67.000,4775.000;
104.30,158.000,66.000,4776.000;
104.40,158.000,66.000,4776.000;
104.50,158.000,64.000,4778.000;
104.60,158.000,63.000,4779.000;
104.70,158.000,63.000,4779.000;
104.80,158.000,63.000,4779.000;
104.90,158.000,62.000,4780.000;
105.00,158.000,62.000,4780.000;
105.10,158.000,62.000,4780.000;
105.20,158.000,62.000,4780.000;
105.30,158.000,62.000,4780.000;
105.40,158.000,62.000,4780.000;
105.50,158.000,62.000,4780.000;
105.60,158.000,62.000,4780.000;
105.70,158.000,62.000,4780.000;
105.80,157.000,63.000,4780.000;
105.90,157.000,63.000,4780.000;
106.00,157.000,62.000,4781.000;
106.10,157.000,61.000,4782.000;
106.20,156.000,62.000,4782.000;
106.30,156.000,62.000,4782.000;
106.40,156.000,62.000,4782.000;
106.50,156.000,62.000,4782.000;
106.60,156.000,61.000,4783.000;
106.70,156.000,60.000,4784.000;
106.80,156.000,60.000,4784.000;
106.90,155.000,61.000,4784.000;
107.00,155.000,61.000,4784.000;
107.10,155.000,61.000,4784.000;
107.20,155.000,59.000,4786.000;
107.30,155.000,58.000,4787.000;
107.40,155.000,58.000,4787.000;
107.50,155.000,56.000,4789.000;
107.60,155.000,56.000,4789.000;
107.70,155.000,56.000,4789.000;
107.80,155.000,55.000,4790.000;
107.90,155.000,55.000,4790.000;
108.00,155.000,54.000,4791.000;
108.10,155.000,54.000,4791.000;
108.20,155.000,53.000,4792.000;
108.30,155.000,53.000,4792.000;
108.40,155.000,53.000,4792.000;
108.50,155.000,53.000,4792.000;
108.60,155.000,53.000,4792.000;
108.70,155.000,53.000,4792.000;
108.80,155.000,53.000,4792.000;
108.90,155.000,52.000,4793.000;
109.00,155.000,52.000,4793.000;
109.10,155.000,52.000,4793.000;
109.20,155.000,52.000,4793.000;
109.30,155.000,52.000,4793.000;
109.40,155.000,52.000,4793.000;
109.50,155.000,51.000,4794.000;
109.60,155.000,51.000,4794.000;
109.70,155.000,50.000,4795.000;
109.80,155.000,49.000,4796.000;
109.90,155.000,49.000,4796.000;
110.00,155.000,49.000,4796.000;
110.10,155.000,48.000,4797.000;
110.20,155.000,48.000,4797.000;
110.30,155.000,48.000,4797.000;
110.40,155.000,48.000,4797.000;
110.50,155.000,48.000,4797.000;
110.60,155.000,47.000,4798.000;
110.70,155.000,47.000,4798.000;
110.80,155.000,47.000,4798.000;
110.90,154.000,48.000,4798.000;
111.00,154.000,47.000,4799.000;
111.10,154.000,47.000,4799.000;
111.20,154.000,47.000,4799.000;
111.30,154.000,46.000,4800.000;
111.40,154.000,45.000,4801.000;
111.50,154.000,45.000,4801.000;
111.60,154.000,45.000,4801.000;
111.70,154.000,45.000,4801.000;
111.80,154.000,45.000,4801.000;
111.90,154.000,45.000,4801.000;
112.00,154.000,43.000,4803.000;
112.10,154.000,43.000,4803.000;
112.20,154.000,43.000,4803.000;
112.30,154.000,43.000,4803.000;
112.40,154.000,43.000,4803.000;
112.50,154.000,43.000,4803.000;
112.60,154.000,43.000,4803.000;
112.70,154.000,43.000,4803.000;
112.80,154.000,43.000,4803.000;
112.90,154.000,42.000,4804.000;
113.00,154.000,42.000,4804.000;
113.10,154.000,41.000,4805.000;
113.20,154.000,41.000,4805.000;
113.30,154.000,40.000,4806.000;
113.40,154.000,40.000,4806.000;
113.50,154.000,39.000,4807.000;
113.60,154.000,38.000,4808.000;
113.70,154.000,38.000,4808.000;
113.80,154.000,38.000,4808.000;
113.90,154.000,37.000,4809.000;
114.00,154.000,37.000,4809.000;
114.10,154.000,37.000,4809.000;
114.20,154.000,37.000,4809.000;
114.30,154.000,37.000,4809.000;
114.40,154.000,37.000,4809.000;
114.50,153.000,37.000,4810.000;
114.60,153.000,36.000,4811.000;
114.70,153.000,36.000,4811.000;
114.80,153.000,36.000,4811.000;
114.90,153.000,36.000,4811.000;
115.00,153.000,36.000,4811.000;
115.10,153.000,36.000,4811.000;
115.20,153.000,36.000,4811.000;
115.30,153.000,36.000,4811.000;
115.40,153.000,36.000,4811.000;
115.50,153.000,35.000,4812.000;
115.60,153.000,35.000,4812.000;
115.70,153.000,35.000,4812.000;
115.80,153.000,35.000,4812.000;
115.90,153.000,34.000,4813.000;
116.00,153.000,34.000,4813.000;
116.10,153.000,33.000,4814.000;
116.20,153.000,33.000,4814.000;
116.30,153.000,33.000,4814.000;
116.40,153.000,32.000,4815.000;
116.50,153.000,32.000,4815.000;
116.60,153.000,32.000,4815.000;
116.70,153.000,32.000,4815.000;
116.80,152.000,33.000,4815.000;
116.90,152.000,33.000,4815.000;
117.00,152.000,33.000,4815.000;
117.10,152.000,33.000,4815.000;
117.20,152.000,33.000,4815.000;
117.30,152.000,33.000,4815.000;
117.40,152.000,33.000,4815.000;
117.50,152.000,33.000,4815.000;
117.60,152.000,32.000,4816.000;
117.70,152.000,32.000,4816.000;
117.80,152.000,32.000,4816.000;
117.90,152.000,31.000,4817.000;
118.00,152.000,31.000,4817.000;
118.10,152.000,30.000,4818.000;
118.20,152.000,30.000,4818.000;
118.30,152.000,30.000,4818.000;
118.40,152.000,30.000,4818.000;
118.50,152.000,30.000,4818.000;
118.60,152.000,30.000,4818.000;
118.70,152.000,30.000,4818.000;
118.80,152.000,29.000,4819.000;
118.90,152.000,29.000,4819.000;
119.00,152.000,29.000,4819.000;
119.10,152.000,29.000,4819.000;
119.20,152.000,29.000,4819.000;
119.30,152.000,29.000,4819.000;
119.40,152.000,29.000,4819.000;
119.50,152.000,29.000,4819.000;
119.60,152.000,29.000,4819.000;
119.70,152.000,28.000,4820.000;
119.80,152.000,27.000,4821.000;
119.90,152.000,27.000,4821.000;
120.00,152.000,27.000,4821.000;
120.10,152.000,27.000,4821.000;
120.20,152.000,27.000,4821.000;
120.30,152.000,27.000,4821.000;
120.40,152.000,27.000,4821.000;
120.50,152.000,27.000,4821.000;
120.60,152.000,27.000,4821.000;
120.70,152.000,27.000,4821.000;
120.80,152.000,27.000,4821.000;
120.90,152.000,27.000,4821.000;
121.00,152.000,27.000,4821.000;
121.10,152.000,27.000,4821.000;
121.20,152.000,26.000,4822.000;
121.30,152.000,26.000,4822.000;
121.40,152.000,26.000,4822.000;
121.50,152.000,26.000,4822.000;
121.60,152.000,25.000,4823.000;
121.70,152.000,25.000,4823.000;
121.80,152.000,24.000,4824.000;
121.90,152.000,24.000,4824.000;
122.00,152.000,24.000,4824.000;
122.10,152.000,24.000,4824.000;
122.20,152.000,24.000,4824.000;
122.30,152.000,23.000,4825.000;
122.40,152.000,23.000,4825.000;
122.50,152.000,23.000,4825.000;
122.60,152.000,23.000,4825.000;
122.70,152.000,23.000,4825.000;
122.80,152.000,23.000,4825.000;
122.90,152.000,23.000,4825.000;
123.00,152.000,23.000,4825.000;
123.10,152.000,23.000,4825.000;
123.20,152.000,22.000,4826.000;
123.30,152.000,22.000,4826.000;
123.40,152.000,22.000,4826.000;
123.50,152.000,22.000,4826.000;
123.60,152.000,22.000,4826.000;
123.70,152.000,22.000,4826.000;
123.80,152.000,22.000,4826.000;
123.90,152.000,21.000,4827.000;
124.00,152.000,21.000,4827.000;
124.10,152.000,21.000,4827.000;
124.20,152.000,21.000,4827.000;
124.30,152.000,21.000,4827.000;
124.40,151.000,22.000,4827.000;
124.50,150.000,23.000,4827.000;
124.60,150.000,23.000,4827.000;
124.70,150.000,23.000,4827.000;
124.80,150.000,23.000,4827.000;
124.90,150.000,23.000,4827.000;
125.00,150.000,22.000,4828.000;
125.10,150.000,22.000,4828.000;
125.20,150.000,22.000,4828.000;
125.30,150.000,22.000,4828.000;
125.40,150.000,21.000,4829.000;
125.50,150.000,21.000,4829.000;
125.60,150.000,21.000,4829.000;
125.70,150.000,21.000,4829.000;
125.80,150.000,20.000,4830.000;
125.90,150.000,20.000,4830.000;
126.00,150.000,20.000,4830.000;
126.10,150.000,20.000,4830.000;
126.20,150.000,20.000,4830.000;
126.30,150.000,20.000,4830.000;
126.40,150.000,20.000,4830.000;
126.50,150.000,20.000,4830.000;
126.60,150.000,20.000,4830.000;
126.70,150.000,20.000,4830.000;
126.80,150.000,20.000,4830.000;
126.90,150.000,20.000,4830.000;
127.00,150.000,19.000,4831.000;
127.10,150.000,19.000,4831.000;
127.20,150.000,19.000,4831.000;
127.30,150.000,19.000,4831.000;
127.40,150.000,19.000,4831.000;
127.50,150.000,19.000,4831.000;
127.60,150.000,18.000,4832.000;
127.70,150.000,18.000,4832.000;
127.80,150.000,18.000,4832.000;
127.90,150.000,18.000,4832.000;
128.00,150.000,18.000,4832.000;
128.10,150.000,18.000,4832.000;
128.20,150.000,18.000,4832.000;
128.30,150.000,18.000,4832.000;
128.40,150.000,17.000,4833.000;
128.50,150.000,17.000,4833.000;
128.60,150.000,17.000,4833.000;
128.70,150.000,17.000,4833.000;
128.80,150.000,17.000,4833.000;
128.90,150.000,17.000,4833.000;
129.00,150.000,16.000,4834.000;
129.10,150.000,16.000,4834.000;
129.20,150.000,16.000,4834.000;
129.30,150.000,16.000,4834.000;
129.40,150.000,16.000,4834.000;
129.50,150.000,16.000,4834.000;
129.60,150.000,15.000,4835.000;
129.70,150.000,15.000,4835.000;
129.80,150.000,15.000,4835.000;
129.90,150.000,15.000,4835.000;
130.00,150.000,15.000,4835.000;
130.10,150.000,15.000,4835.000;
130.20,150.000,15.000,4835.000;
130.30,150.000,15.000,4835.000;
130.40,150.000,15.000,4835.000;
130.50,150.000,15.000,4835.000;
130.60,150.000,15.000,4835.000;
130.70,150.000,15.000,4835.000;
130.80,150.000,15.000,4835.000;
130.90,150.000,15.000,4835.000;
131.00,150.000,15.000,4835.000;
131.10,150.000,15.000,4835.000;
131.20,150.000,15.000,4835.000;
131.30,150.000,15.000,4835.000;
131.40,150.000,15.000,4835.000;
131.50,150.000,15.000,4835.000;
131.60,150.000,15.000,4835.000;
131.70,150.000,15.000,4835.000;
131.80,150.000,15.000,4835.000;
131.90,150.000,14.000,4836.000;
132.00,150.000,14.000,4836.000;
132.10,150.000,14.000,4836.000;
132.20,150.000,14.000,4836.000;
132.30,150.000,14.000,4836.000;
132.40,150.000,13.000,4837.000;
132.50,150.000,13.000,4837.000;
132.60,150.000,13.000,4837.000;
132.70,150.000,12.000,4838.000;
132.80,150.000,12.000,4838.000;
132.90,150.000,12.000,4838.000;
133.00,150.000,12.000,4838.000;
133.10,150.000,12.000,4838.000;
133.20,150.000,12.000,4838.000;
133.30,150.000,12.000,4838.000;
133.40,150.000,10.000,4840.000;
133.50,150.000,10.000,4840.000;
133.60,150.000,10.000,4840.000;
133.70,150.000,10.000,4840.000;
133.80,150.000,10.000,4840.000;
133.90,150.000,10.000,4840.000;
134.00,150.000,10.000,4840.000;
134.10,150.000,10.000,4840.000;
134.20,150.000,10.000,4840.000;
134.30,150.000,10.000,4840.000;
134.40,150.000,9.000,4841.000;
134.50,150.000,9.000,4841.000;
134.60,150.000,9.000,4841.000;
134.70,150.000,9.000,4841.000;
134.80,150.000,9.000,4841.000;
134.90,150.000,9.000,4841.000;
135.00,150.000,8.000,4842.000;
135.10,150.000,8.000,4842.000;
135.20,150.000,8.000,4842.000;
135.30,150.000,8.000,4842.000;
135.40,150.000,7.000,4843.000;
135.50,150.000,7.000,4843.000;
135.60,150.000,7.000,4843.000;
135.70,150.000,7.000,4843.000;
135.80,150.000,7.000,4843.000;
135.90,150.000,7.000,4843.000;
136.00,150.000,7.000,4843.000;
136.10,150.000,7.000,4843.000;
136.20,150.000,7.000,4843.000;
136.30,150.000,7.000,4843.000;
136.40,150.000,6.000,4844.000;
136.50,150.000,6.000,4844.000;
136.60,150.000,6.000,4844.000;
136.70,150.000,6.000,4844.000;
136.80,150.000,6.000,4844.000;
136.90,150.000,6.000,4844.000;
137.00,150.000,6.000,4844.000;
137.10,150.000,6.000,4844.000;
137.20,150.000,6.000,4844.000;
137.30,150.000,6.000,4844.000;
137.40,150.000,6.000,4844.000;
137.50,150.000,6.000,4844.000;
137.60,150.000,6.000,4844.000;
137.70,150.000,6.000,4844.000;
137.80,150.000,6.000,4844.000;
137.90,150.000,6.000,4844.000;
138.00,150.000,6.000,4844.000;
138.10,150.000,6.000,4844.000;
138.20,150.000,6.000,4844.000;
138.30,150.000,6.000,4844.000;
138.40,150.000,6.000,4844.000;
138.50,150.000,5.000,4845.000;
138.60,150.000,5.000,4845.000;
138.70,150.000,5.000,4845.000;
138.80,150.000,5.000,4845.000;
138.90,150.000,5.000,4845.000;
139.00,150.000,5.000,4845.000;
139.10,150.000,5.000,4845.000;
139.20,150.000,5.000,4845.000;
139.30,150.000,5.000,4845.000;
139.40,150.000,5.000,4845.000;
139.50,150.000,5.000,4845.000;
139.60,150.000,5.000,4845.000;
139.70,150.000,5.000,4845.000;
139.80,150.000,5.000,4845.000;
139.90,150.000,5.000,4845.000;
140.00,150.000,4.000,4846.000;
140.10,150.000,4.000,4846.000;
140.20,150.000,4.000,4846.000;
140.30,150.000,4.000,4846.000;
140.40,150.000,4.000,4846.000;
140.50,150.000,4.000,4846.000;
140.60,150.000,4.000,4846.000;
140.70,150.000,4.000,4846.000;
140.80,150.000,4.000,4846.000;
140.90,150.000,4.000,4846.000;
141.00,150.000,4.000,4846.000;
141.10,150.000,4.000,4846.000;
141.20,150.000,4.000,4846.000;
141.30,150.000,4.000,4846.000;
141.40,150.000,4.000,4846.000;
141.50,150.000,4.000,4846.000;
141.60,150.000,4.000,4846.000;
141.70,150.000,4.000,4846.000;
141.80,150.000,4.000,4846.000;
141.90,150.000,4.000,4846.000;
142.00,150.000,4.000,4846.000;
142.10,150.000,4.000,4846.000;
142.20,150.000,4.000,4846.000;
142.30,150.000,4.000,4846.000;
142.40,150.000,4.000,4846.000;
142.50,150.000,4.000,4846.000;
142.60,150.000,4.000,4846.000;
142.70,150.000,4.000,4846.000;
142.80,150.000,4.000,4846.000;
142.90,150.000,4.000,4846.000;
143.00,150.000,4.000,4846.000;
143.10,150.000,4.000,4846.000;
143.20,150.000,4.000,4846.000;
143.30,150.000,4.000,4846.000;
143.40,150.000,4.000,4846.000;
143.50,150.000,4.000,4846.000;
143.60,150.000,4.000,4846.000;
143.70,150.000,4.000,4846.000;
143.80,150.000,4.000,4846.000;
143.90,150.000,4.000,4846.000;
144.00,150.000,4.000,4846.000;
144.10,150.000,4.000,4846.000;
144.20,150.000,4.000,4846.000;
144.30,150.000,4.000,4846.000;
144.40,150.000,4.000,4846.000;
144.50,150.000,4.000,4846.000;
144.60,150.000,4.000,4846.000;
144.70,150.000,3.000,4847.000;
144.80,150.000,3.000,4847.000;
144.90,150.000,3.000,4847.000;
145.00,150.000,3.000,4847.000;
145.10,150.000,3.000,4847.000;
145.20,150.000,3.000,4847.000;
145.30,150.000,3.000,4847.000;
145.40,150.000,3.000,4847.000;
145.50,150.000,2.000,4848.000;
145.60,150.000,2.000,4848.000;
145.70,150.000,1.000,4849.000;
145.80,150.000,1.000,4849.000;
145.90,150.000,1.000,4849.000;
146.00,150.000,1.000,4849.000;
146.10,150.000,1.000,4849.000;
146.20,150.000,1.000,4849.000;
146.30,150.000,1.000,4849.000;
146.40,150.000,1.000,4849.000;
146.50,150.000,1.000,4849.000;
146.60,150.000,1.000,4849.000;
146.70,150.000,1.000,4849.000;
146.80,150.000,1.000,4849.000;
146.90,150.000,1.000,4849.000;
147.00,150.000,1.000,4849.000;
147.10,150.000,1.000,4849.000;
147.20,150.000,1.000,4849.000;
147.30,150.000,1.000,4849.000;
147.40,150.000,1.000,4849.000;
147.50,150.000,1.000,4849.000;
147.60,150.000,1.000,4849.000;
147.70,150.000,1.000,4849.000;
147.80,150.000,1.000,4849.000;
147.90,150.000,1.000,4849.000;
148.00,150.000,1.000,4849.000;
148.10,150.000,1.000,4849.000;
148.20,150.000,1.000,4849.000;
148.30,150.000,1.000,4849.000;
148.40,150.000,1.000,4849.000;
148.50,150.000,1.000,4849.000;
148.60,150.000,1.000,4849.000;
148.70,150.000,1.000,4849.000;
148.80,150.000,1.000,4849.000;
148.90,150.000,1.000,4849.000;
149.00,150.000,1.000,4849.000;
149.10,150.000,1.000,4849.000;
149.20,150.000,1.000,4849.000;
149.30,150.000,1.000,4849.000;
149.40,150.000,1.000,4849.000;
149.50,150.000,1.000,4849.000;
149.60,150.000,1.000,4849.000;
149.70,150.000,1.000,4849.000;
149.80,150.000,1.000,4849.000;
149.90,150.000,1.000,4849.000;
150.00,150.000,1.000,4849.000;
];
time = dynamics (:, 1);
susceptible = dynamics (:, 2);
infected = dynamics (:, 3);
recovered = dynamics (:, 4);
totalPopulation = susceptible(1) + infected(1) + recovered(1);
susceptibleRatio = susceptible ./ totalPopulation;
infectedRatio = infected ./ totalPopulation;
recoveredRatio = recovered ./ totalPopulation;
steps = length (time);
indices = 0 : steps - 1;
replications = 0;
figure
plot (indices, susceptibleRatio.', 'color', 'blue', 'linewidth', 2);
hold on
plot (indices, infectedRatio.', 'color', 'red', 'linewidth', 2);
hold on
plot (indices, recoveredRatio.', 'color', 'green', 'linewidth', 2);
set(gca,'YTick',0:0.05:1.0);
set(gca,'XTick', indices(1:100:end), 'xticklabel', time(1:100:end));
xlabel ('Time');
ylabel ('Population Ratio');
legend('Susceptible','Infected', 'Recovered');
%titleStr = sprintf('SIR Dynamics of %i agents, with 0.10 dt, %i steps, 0 replications', totalPopulation, steps)
%title (titleStr);
